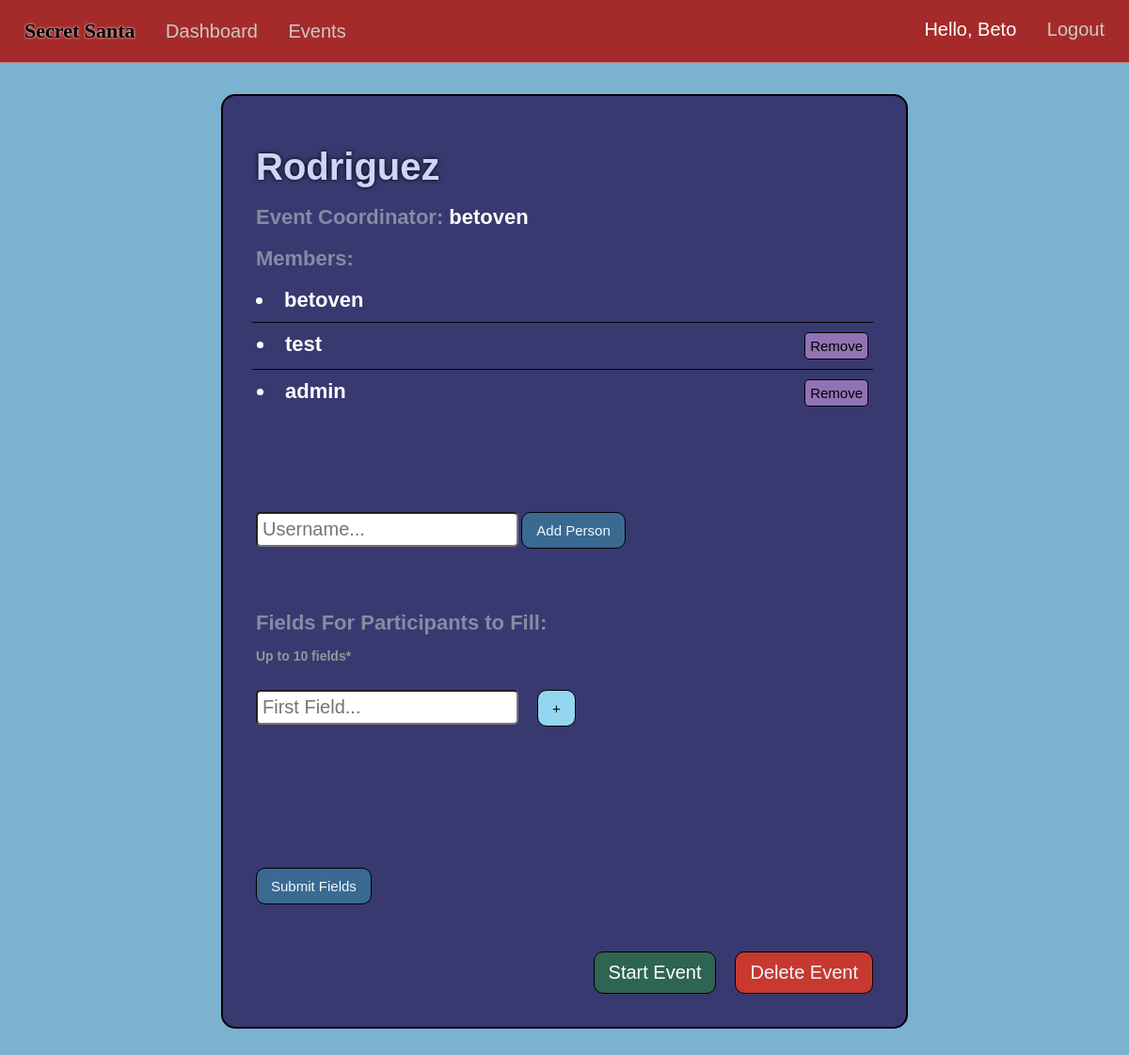
The page /event-info/id=1 (signed in) on the database its author committed.
### market/models.py (models this page shows, shortened)
class User(db.Model, UserMixin):
    id = db.Column(db.Integer(), primary_key=True)
    username = db.Column(db.String(length=30), nullable=False, unique=True)
    first_name = db.Column(db.String(length=50), nullable=False)
    last_name = db.Column(db.String(length=50), nullable=False)
    email_address = db.Column(db.String(length=50), nullable=False, unique=True)
    password_hash = db.Column(db.String(length=60), nullable=False)
    events = db.relationship('Event', backref='coordinator', lazy=True)
    events_attending = db.relationship('EventMembers', backref='attendees', lazy=True)
    @property
    def password(self):
        return self.password_hash

class Event(db.Model):
    event_id = db.Column(db.Integer(), primary_key=True)
    coordinator_id = db.Column(db.Integer(), db.ForeignKey('user.id'), nullable=False)
    event_name = db.Column(db.String(length=75), nullable=False)
    event_date = db.Column(db.Date())
    event_status = db.Column(db.String(length=20))
    members = db.relationship('EventMembers', backref='attended_events', lazy=True)
    fields = db.relationship('EventFields', backref='event_for_field', lazy=True)
    filled_fields = db.relationship('UserEventFields', backref='FieldEvent', lazy=True)

class EventMembers(db.Model):
    id = db.Column(db.Integer(), primary_key=True)
    event_id = db.Column(db.Integer(), db.ForeignKey('event.event_id'), nullable=False)
    user_id = db.Column(db.Integer(), db.ForeignKey('user.id'), nullable=False)
    status = db.Column(db.String(length=20))
    user = db.relationship('User', backref='event_members', lazy=True)
    events = db.relationship('Event', backref='event_link', lazy=True)

### market/routes.py (the view, shortened to what this page needs)
@app.route("/event-info/id=<int:event_id>", methods=['GET','POST'])
@login_required
def event_info(event_id):
    event = Event.query.filter_by(event_id=event_id).first()
    event_pending = EventMembers.query.filter_by(event_id=event_id,status='pending').first()
    event_fields = EventFields.query.filter_by(event_id=event_id).first()
    member_status = EventMembers.query.filter_by(event_id=event_id,user_id=current_user.id,status='member').first()
    person_info = UserEventFields.query.filter_by(event_id=event_id,user_id=current_user.id).first()
    giving = GiverReceivers.query.filter_by(event_id=event_id, giver_id=current_user.id).first()
    if not event:
        flash('Event not found.', category='danger')
        return redirect(url_for('events_page'))
    form=AddUserEvent()
    fieldform=FieldsForm()
    userfieldsform=UserFieldsForm()
    updateuserinfo=UpdateUserFieldsForm()
    return render_template("info.html",event=event, form=form, event_pending=event_pending,
                           event_fields=event_fields, fieldform=fieldform, userfieldsform=userfieldsform,
                           member_status=member_status, person_info=person_info,
                           giving=giving,updateuserinfo=updateuserinfo)

### market/forms.py (shortened to what this page needs)
class AddUserEvent(FlaskForm):
  username = StringField(validators=[DataRequired()])
  submit = SubmitField(label='Add Person')

class FieldsForm(FlaskForm):
  field_1 = StringField(label='Entry #1:', validators=[DataRequired()])
  field_2 = StringField(label='Entry #2:')
  field_3 = StringField(label='Entry #3:')
  field_4 = StringField(label='Entry #4:')
  field_5 = StringField(label='Entry #5:')
  field_6 = StringField(label='Entry #6:')
  field_7 = StringField(label='Entry #7:')
  field_8 = StringField(label='Entry #8:')
  field_9 = StringField(label='Entry #9:')
  field_10 = StringField(label='Entry #10:')
  submit = SubmitField(label='Submit Fields')

### market/models.py (called while the page is built)
@login_manager.user_loader
def load_user(user_id):
    return User.query.get(int(user_id))

### market/templates/info.html (shortened to what this page needs)
{% extends 'base.html' %}
  {% block style %}
  <link rel= "stylesheet" type= "text/css" href= "{{ url_for('static',filename='styles/events.css') }}">
  {% endblock %}
  {% block content %}
  {% if event.event_status=='open' %}
  <center>
    <div class="create-div">
      <div class="event">
        <div class="titles-div">
          <h1 class="e-title"><span class="event-info-title">{{event.event_name|title}}</span></h1>
          <h1 class="event-title e-title">Event Coordinator: <span class="event-info">{{event.coordinator.username}}</span></h1>
          <h1 class="event-title e-title">Members:</h1>
          <h1 class="event-title e-title">
          {% for attendee in event.members %}
            {% if current_user.username==attendee.user.username %}
              {% if attendee.user.id==event.coordinator_id %}
                <li class="event-info">{{ attendee.user.username }} </li>
              {% elif attendee.status =='member'%}
              <div class="member-delete">
                <li class="event-info">{{ attendee.user.username }} </li>
              </div>
              {% endif %}
            {% else %}
              {% if attendee.status =='member'%}
              <div class="member-delete">
                <li class="event-info">{{ attendee.user.username }} </li>
                  {% if current_user.id==event.coordinator_id %}
                    <a href="{{ url_for('delete_member', member_id=attendee.user.id, event_id=event.event_id) }}"><button class="delete-member-btn ">Remove</button></a>
                  {% endif %}
              </div>
              {% endif %}
            {% endif %}
          {% endfor %}
            </h1>
        </div>
        <div class="buttons">
          {% if current_user.is_authenticated and current_user.id == event.coordinator.id %}
          <br><br><br>
            <br><br><br><br><br>
            <form method="POST">
              {{ form.username(class="user-info",placeholder="Username...") }}
              {{ form.submit(class="add-btn") }}
            </form>
          {% endif %}
        </div>
        <br><br><br><br>
        {% if current_user.is_authenticated and current_user.id == event.coordinator.id and not event_fields %}
          <h1 class="fields-title">Fields For Participants to Fill:</h1>
          <br>
          <p class="fields-subtitle">Up to 10 fields*</p>
          <br><br>
          <form method="POST">
            {{ fieldform.field_1(class="user-info", id=1, placeholder="First Field...") }}<button class="js-button" id= "first" type="button" onclick="nextfield(2,'second','first')">+</button><br>
            {{ fieldform.field_2(class="js-user-info", id=2,placeholder="Second Field...") }}<button class="js-button-inv" id= "second" type="button" onclick="nextfield(3,'third','second')">+</button><br>
            {{ fieldform.field_3(class="js-user-info", id=3,placeholder="Third Field...") }}<button class="js-button-inv" id= "third" type="button" onclick="nextfield(4,'fourth','third')">+</button><br>
            {{ fieldform.field_4(class="js-user-info", id=4,placeholder="Fourth Field...") }}<button class="js-button-inv" id= "fourth" type="button" onclick="nextfield(5,'fifth','fourth')">+</button><br>
            {{ fieldform.field_5(class="js-user-info", id=5,placeholder="Fifth Field...") }}<button class="js-button-inv" id= "fifth" type="button" onclick="nextfield(6,'sixth','fifth')">+</button><br>
            {{ fieldform.field_6(class="js-user-info", id=6,placeholder="Sixth Field...") }}<button class="js-button-inv" id= "sixth" type="button" onclick="nextfield(7,'seventh','sixth')">+</button><br>
            {{ fieldform.field_7(class="js-user-info", id=7,placeholder="Seventh Field...") }}<button class="js-button-inv" id= "seventh" type="button" onclick="nextfield(8,'eight','seventh')">+</button><br>
            {{ fieldform.field_8(class="js-user-info", id=8,placeholder="Eighth Field...") }}<button class="js-button-inv" id= "eight" type="button" onclick="nextfield(9,'ninth','eight')">+</button><br>
            {{ fieldform.field_9(class="js-user-info", id=9,placeholder="Ninth Field...") }}<button class="js-button-inv" id= "ninth" type="button" onclick="nextfield(10,'ninth','ninth')">+</button><br>
            {{ fieldform.field_10(class="js-user-info", id=10,placeholder="Tenth Field...") }}<br>
            <br>
            {{ fieldform.submit(class="add-btn") }}
          </form>
        {% endif%}
        <div class="key-btns-container">
          {% if current_user.is_authenticated and current_user.id == event.coordinator.id and event_fields and event.members|length>2 and  event.members|length==event.filled_fields|length %}
          <br><br><a href="{{ url_for('start_event', event_id=event.event_id) }}"><button class="start-event-btn">Start Event</button></a>
          {% elif current_user.is_authenticated and current_user.id == event.coordinator.id and event_fields and event.members|length>1 and event.members|length!=event.filled_fields|length %}
            {% set remainder = event.members|length - event.filled_fields|length %}
            <br><br><button class="start-event-btn-inactive" title="{{remainder}} Participant(s) not ready">Start Event</button>
          {% elif current_user.is_authenticated and current_user.id == event.coordinator.id and event_fields and event.members|length<3 %}
            <br><br><button class="start-event-btn-inactive" title="must have at least 3 members">Start Event</button>
          {% elif current_user.is_authenticated and current_user.id == event.coordinator.id and not event_fields and event.members|length==1 %}
            <br><br><button class="start-event-btn-inactive" title="must add at least 1 field and 2 more participants">Start Event</button>
          {% elif current_user.is_authenticated and current_user.id == event.coordinator.id and not event_fields and event.members|length>1 %}
            <br><br><button class="start-event-btn-inactive" title="must add at least 1 field">Start Event</button>
        {% endif %}
        {% if current_user.is_authenticated and current_user.id == event.coordinator.id %}
          <br><br><br>
            <button class="delete-btn" onclick="toggleConfirm()">Delete Event</button>
        {% endif %}
        </div>
      </div>
    </div>
  </center>
  {% endif %}
  {% endblock %}

### market/templates/base.html (shortened to what this page needs)
<!DOCTYPE html>
<html lang="en">
<head>
  <link rel= "stylesheet" type= "text/css" href= "{{ url_for('static',filename='styles/main.css') }}">
  {% block style %}
  {% endblock %}
</head>
<body>
  <nav>
    <ul class="top-left-nav">
      <a href="{{ url_for('home_page') }}" ><li class="li-title">
        Secret Santa
      </li></a>
    {% if current_user.is_authenticated %}
      <li>
        <a href="{{ url_for('dashboard_page') }}" class="nav-item">Dashboard</a>
      </li>
      <li>
        <a href="{{ url_for('events_page') }}" class="nav-item">Events</a>
      </li>
    {% endif %}
    </ul>
    {% if current_user.is_authenticated %}
    <ul class="top-right-nav">
      <li>
        <p class="nav-name">Hello, {{ current_user.first_name.title() }} </p>
      </li>
      <li>
        <a class="nav-item" href="{{ url_for('logout_page') }}">Logout</a>
      </li>
    </ul>
    {% endif %}
  </nav>
  {% block content %}
  {% endblock %}
</body>
</html>

### market/static/styles/main.css (style rules this page uses)
* { margin: 0px; box-sizing: border-box; }
body { margin-top: 66px; font-family: Arial, Helvetica, sans-serif; background-color: rgb(122, 178, 208); color: white; padding: 0px 10px; padding-bottom: 80px; }
nav { display: flex; justify-content: space-between; background-color: rgb(165, 43, 43); padding: 20px 20px; position: fixed; right: 0px; left: 0px; top:0px; z-index: 1000; color: black; font-family:'Gill Sans', 'Gill Sans MT', Calibri, 'Trebuchet MS', sans-serif; font-size: 20px; border-bottom: 1px solid rgba(209, 208, 208, 0.589); }
.li-title { font-weight: bolder; font-size: 22px; font-family: 'Grinched'; text-shadow: 0px 0px 3px white; }
.top-left-nav { list-style: none; padding: 0px; display: inline-block; }
.top-left-nav li,.top-right-nav li { display: inline-block; margin-right: 6px; margin-left: 6px; }
.top-right-nav { list-style: none; padding: 0px; display: inline-block; }
.nav-item { text-decoration: none; color: rgb(202, 201, 201); margin-left: 15px; }
.nav-name { text-decoration: none; color: rgb(255, 255, 255); }
a { text-decoration: none; color: Black; }

### market/static/styles/events.css (style rules this page uses)
body { margin-top: 80px; padding: 0px 10px; padding-bottom:60px ; }
.event { background-color: rgb(57, 57, 113); min-height: 350px; max-width: 750px; margin-top: 100px; border-radius: 15px; text-align: left; padding:35px; font-size: 12px; display: flex; flex-direction:column; justify-content:space-between; margin-left: 10px; margin-right: 10px; border: 2px solid black; }
.event-info-title { font-size: 40px; color: rgb(203, 214, 248); text-shadow: 0px 0px 5px black; }
.e-title { margin-top: 18px; font-size: 22px; color: rgb(130, 141, 163); font-family: 'Gill Sans', 'Gill Sans MT', Calibri, 'Trebuchet MS', sans-serif; }
.titles-div { display: inline-block; }
.event-info { color: rgb(255, 255, 255); }
.delete-btn { cursor: pointer; background-color: rgb(199, 57, 47); border: none; color: aliceblue; padding: 10px 15px; border-radius: 10px; font-size: 20px; font-family: 'Gill Sans', 'Gill Sans MT', Calibri, 'Trebuchet MS', sans-serif; border:1px solid black; }
.create-div { max-width: 750px; }
.add-btn { cursor: pointer; background-color: rgb(58, 106, 146); border: none; color: aliceblue; padding: 10px 15px; border-radius: 10px; font-size: 15px; font-family: 'Gill Sans', 'Gill Sans MT', Calibri, 'Trebuchet MS', sans-serif; margin-right: 15px; border: 1px solid black; }
.user-info { font-size: 20px; padding: 5px; border-radius: 5px; margin-bottom: 12px; }
.member-delete { display: flex; justify-content: space-between; border-top: 1px solid black; border-radius: 0px; padding: 5px; margin-top: 10px; padding-top: 10px; padding-bottom: 0px; margin-left: -4px; }
.delete-member-btn { background-color: rgb(145, 115, 180); border-radius: 5px; border: none; padding: 5px; font-size: 15px; cursor: pointer; border: 1px solid black; }
.js-button { padding: 10px 15px; border-radius: 10px; font-size: 15px; background-color: rgb(148, 214, 240); border: 1px solid black; cursor: pointer; margin-left: 20px; }
.fields-title { font-size: 22px; color: rgb(130, 141, 163); font-family: 'Gill Sans', 'Gill Sans MT', Calibri, 'Trebuchet MS', sans-serif; }
.fields-subtitle { color: rgb(150, 150, 150); font-weight: bold; font-size: 14px; }
.start-event-btn-inactive { background-color: rgba(32, 162, 39, 0.415); border: 1px solid rgb(0, 0, 0); color: white; color: rgb(255, 255, 255); padding: 10px 15px; border-radius: 10px; font-size: 20px; font-family: 'Gill Sans', 'Gill Sans MT', Calibri, 'Trebuchet MS', sans-serif; margin-right: 20px; }
.key-btns-container { display: flex; margin-top: 50px; justify-content: end; }

### rows shown on the page
User: first_name "Beto", coordinator.username "betoven"
Event: event_name "Rodriguez"
EventMembers: user.username "betoven"
EventMembers: user.username "test"
EventMembers: user.username "admin"
